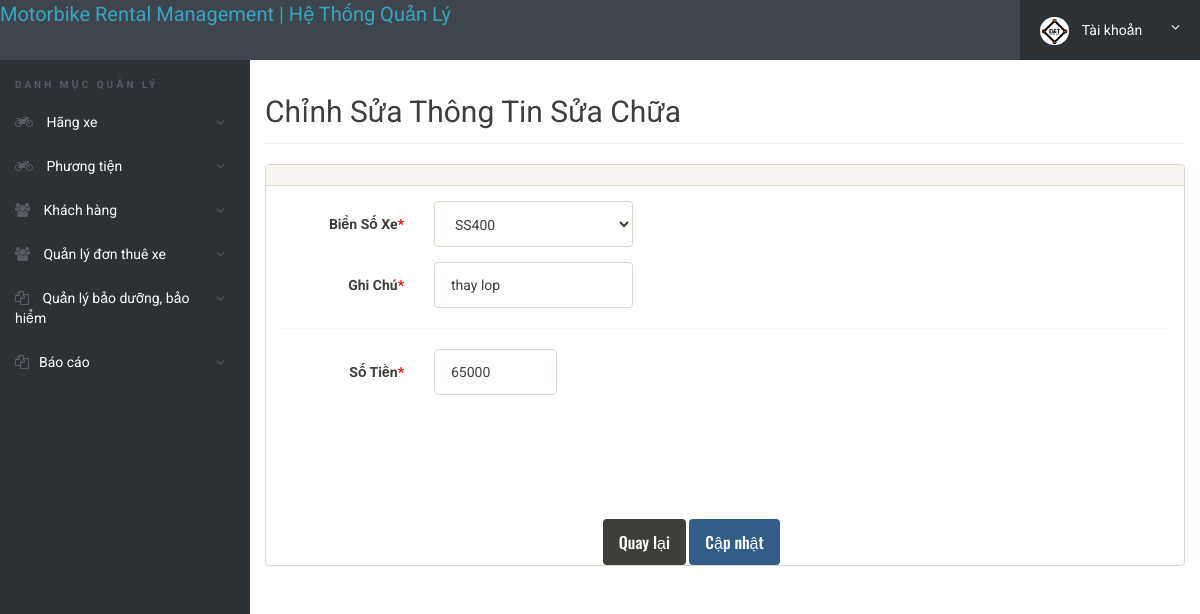
Page /admin/login/edit-repair.php?id=1 (signed in) on the committed database.
### tables this page shows
CREATE TABLE IF NOT EXISTS `suachua` (
  `id` int(30) NOT NULL PRIMARY KEY,
  `idxe` int(30) NOT NULL,
  `GhiChu` longtext NOT NULL,
  `SoTien` int NOT NULL,
  `NgayNhap` datetime NOT NULL DEFAULT current_timestamp(),
  `NgayCapNhat` datetime DEFAULT NULL ON UPDATE current_timestamp()
);

### admin/login/edit-repair.php (the view, shortened to what this page needs)
<?php
include('includes/config.php');
if(strlen($_SESSION['alogin'])==0)
	{
header('location:index.php');
}
else{
?>
<!doctype html>
<html lang="en" class="no-js">
<head>
	<link rel="stylesheet" href="css/font-awesome.min.css">
	<link rel="stylesheet" href="css/bootstrap.min.css">
	<link rel="stylesheet" href="css/dataTables.bootstrap.min.css">
	<link rel="stylesheet" href="css/bootstrap-social.css">
	<link rel="stylesheet" href="css/bootstrap-select.css">
	<link rel="stylesheet" href="css/fileinput.min.css">
	<link rel="stylesheet" href="css/awesome-bootstrap-checkbox.css">
	<link rel="stylesheet" href="css/style.css">
	<link rel="stylesheet" href="//code.jquery.com/ui/1.12.1/themes/base/jquery-ui.css">
    <link rel="stylesheet" href="https://cdnjs.cloudflare.com/ajax/libs/chosen/1.8.7/chosen.min.css">
</head>
<body>
	<?php include('includes/header.php');?>
	<div class="ts-main-content">
	<?php include('includes/leftbar.php');?>
		<div class="content-wrapper">
			<div class="container-fluid">
				<div class="row">
					<div class="col-md-12">
						<h2 class="page-title">Chỉnh Sửa Thông Tin Sửa Chữa</h2>
						<div class="row">
							<div class="col-md-12">
								<div class="panel panel-default">
									<div class="panel-heading"></div>
									<div class="panel-body">
<?php
$id=intval($_GET['id']);
$sql ="SELECT suachua.*, thongtinxe.TenXe, thongtinxe.id as vid
from suachua
join thongtinxe on suachua.idxe=thongtinxe.id
where suachua.id=:id";
$query = $dbh -> prepare($sql);
$query-> bindParam(':id', $id, PDO::PARAM_STR);
$query->execute();
$results=$query->fetchAll(PDO::FETCH_OBJ);
if($query->rowCount() > 0)
{
foreach($results as $result)
{	?>
<form method="post" class="form-horizontal" enctype="multipart/form-data" name="submit" onSubmit="return valid();">
<div class="form-group">
<label class="col-sm-2 control-label">Biển Số Xe<span style="color:red">*</span></label>
  <div class="col-sm-3">
	<select class="form-control" name="xethue" id="xethue">
	<option value="<?php echo htmlentities($result->vid);?>"><?php echo htmlentities($bdname=$result->TenXe);?></option>
    </select>
 </div>
</div>
<div class="form-group">
 <label class="col-sm-2 control-label">Ghi Chú<span style="color:red">*</span></label>
 <div class="col-sm-3">
 <input type="text" class="form-control" name="ghichu" value="<?php echo htmlentities($result->GhiChu);?>" required>
</div>
</div>
<div class="hr-dashed"></div>
<div class="form-group">
<label class="col-sm-2 control-label">Số Tiền<span style="color:red">*</span></label>
<div class="col-sm-2">
<input class="form-control" name="phi" value="<?php echo htmlentities($result->SoTien);?>" required>
</div>
<?php }}?>
<br>
<br>
<br>
<br>
<br>
<br>
<br>
</div>
</div>
											<div class="form-group" >
												<div class="col-sm-8 col-sm-offset-2" align="center" style="margin-left:13%;margin-right:auto;display:block;margin-top:0%;margin-bottom:auto;">
													<button class="btn btn-default" type="back" name="back" style="font-size:medium">Quay lại</button>
													<button class="btn btn-primary" name="submit" type="submit" id="submit"style="font-size: medium;">Cập nhật</button>
												</div>
											</div>
									</div>
								</div>
							</div>
						</div>
					</div>
				</div>
			</div>
		</div>
</body>
</html>
<?php } ?>

### admin/login/css/style.css (style rules this page uses)
html { font-size: 14px; }
@media only screen and (min-width: 480px) { html { font-size: 17px; } }
@media only screen and (min-width: 768px) { html { font-size: 14px; } }
body { font-size: 1em; }
.btn { font-family: 'Oswald', sans-serif; }
.hr-dashed { background-color: transparent; border-top: 1px dotted #edf0f5; color: transparent; height: 1px; margin: 20px 0; }
.panel { overflow: hidden; }
.btn { text-transform: none; }
.page-title { padding-bottom: 15px; margin-bottom: 20px; border-bottom: 1px solid #f0f0f0; }
.ts-main-content .content-wrapper { padding-top: 15px; margin-top: 60px; }
@media only screen and (min-width: 992px) { .ts-main-content .content-wrapper { margin-left: 250px; } }

### rows in the picture
suachua: xethue "SS400", ghichu "thay lop", phi "65000"
